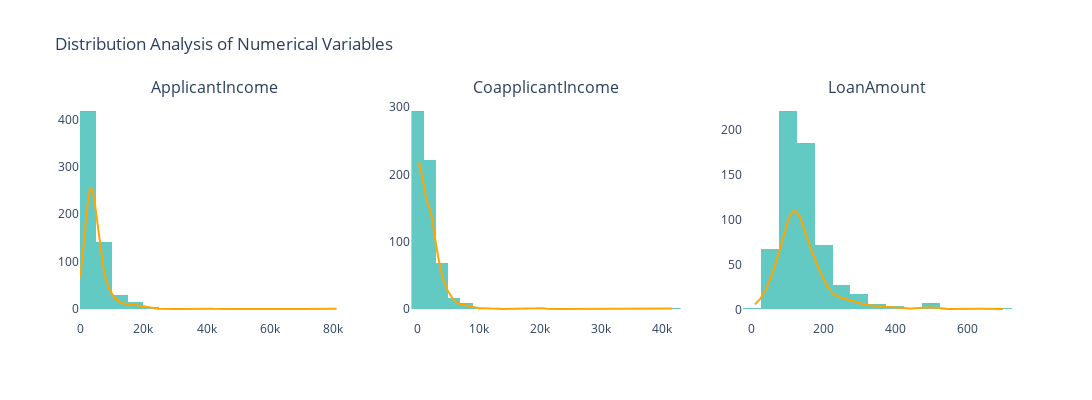

Write notebook code for a chart like this one.
### Markdown cell above
# Analysis of Numerical Features

For numerical features, we will examine their distribution using histograms and box plots. These charts help us identify skewness and the presence of outliers.

### Code cell
# لیست ویژگیهای عددی
numerical_features = ['ApplicantIncome', 'CoapplicantIncome', 'LoanAmount']

# ایجاد سابپلاتها (3 ستون، 1 سطر)
fig = make_subplots(
    rows=1, cols=3,
    subplot_titles=numerical_features
)

# اضافه کردن هر هیستوگرام به سابپلاتها
for i, col in enumerate(numerical_features):
    hist = go.Histogram(
        x=loan_dataset[col],
        nbinsx=30,
        marker=dict(color='lightseagreen'),
        opacity=0.75,
        name=col,
        histnorm=None
    )
    
    # افزودن منحنی KDE (چگالی)
    kde = go.Histogram(
        x=loan_dataset[col],
        nbinsx=30,
        histnorm='probability density',
        marker=dict(color='orange'),
        opacity=0.3,
        showlegend=False
    )

    fig.add_trace(hist, row=1, col=i+1)
    # در Plotly، نمودار چگالی واقعی بهتر با go.Scatter ساخته میشود:

# نسخه بهتر با چگالی واقعی (روش جایگزین)

fig = make_subplots(rows=1, cols=3, subplot_titles=numerical_features)

for i, col in enumerate(numerical_features):
    # هیستوگرام
    fig.add_trace(
        go.Histogram(
            x=loan_dataset[col],
            nbinsx=30,
            name=col,
            marker_color='lightseagreen',
            opacity=0.7
        ),
        row=1, col=i+1
    )
    
    # منحنی KDE
    kde = gaussian_kde(loan_dataset[col].dropna())
    x_range = np.linspace(loan_dataset[col].min(), loan_dataset[col].max(), 200)
    fig.add_trace(
        go.Scatter(
            x=x_range,
            y=kde(x_range) * len(loan_dataset[col]) * (loan_dataset[col].max() - loan_dataset[col].min()) / 30,
            mode='lines',
            name=f"{col} KDE",
            line=dict(color='orange')
        ),
        row=1, col=i+1
    )

fig.update_layout(
    title="Distribution Analysis of Numerical Variables ",
    height=400,
    width=1200,
    showlegend=False,
    plot_bgcolor='white'
)

fig.show()

### Figure 1 — Plotly figure (JSON) as saved in the notebook; plotly's stock layout.template omitted (floating-point values rounded to 4 significant figures; data arrays with more than 128 entries replaced by an {"elided": "..."} marker saying what was removed)
{"data": [{"marker": {"color": "lightseagreen"}, "name": "ApplicantIncome", "nbinsx": 30, "opacity": 0.7, "type": "histogram", "x": {"elided": "614 float values"}, "xaxis": "x", "yaxis": "y"}, {"line": {"color": "orange"}, "mode": "lines", "name": "ApplicantIncome KDE", "type": "scatter", "x": {"elided": "200 float values"}, "xaxis": "x", "y": {"elided": "200 float values"}, "yaxis": "y"}, {"marker": {"color": "lightseagreen"}, "name": "CoapplicantIncome", "nbinsx": 30, "opacity": 0.7, "type": "histogram", "x": {"elided": "614 float values"}, "xaxis": "x2", "yaxis": "y2"}, {"line": {"color": "orange"}, "mode": "lines", "name": "CoapplicantIncome KDE", "type": "scatter", "x": {"elided": "200 float values"}, "xaxis": "x2", "y": {"elided": "200 float values"}, "yaxis": "y2"}, {"marker": {"color": "lightseagreen"}, "name": "LoanAmount", "nbinsx": 30, "opacity": 0.7, "type": "histogram", "x": {"elided": "614 float values"}, "xaxis": "x3", "yaxis": "y3"}, {"line": {"color": "orange"}, "mode": "lines", "name": "LoanAmount KDE", "type": "scatter", "x": {"elided": "200 float values"}, "xaxis": "x3", "y": {"elided": "200 float values"}, "yaxis": "y3"}], "layout": {"annotations": [{"font": {"size": 16}, "showarrow": false, "text": "ApplicantIncome", "x": 0.1444, "xanchor": "center", "xref": "paper", "y": 1, "yanchor": "bottom", "yref": "paper"}, {"font": {"size": 16}, "showarrow": false, "text": "CoapplicantIncome", "x": 0.5, "xanchor": "center", "xref": "paper", "y": 1, "yanchor": "bottom", "yref": "paper"}, {"font": {"size": 16}, "showarrow": false, "text": "LoanAmount", "x": 0.8556, "xanchor": "center", "xref": "paper", "y": 1, "yanchor": "bottom", "yref": "paper"}], "height": 400, "plot_bgcolor": "white", "showlegend": false, "title": {"text": "Distribution Analysis of Numerical Variables "}, "width": 1200, "xaxis": {"anchor": "y", "domain": [0, 0.2889]}, "xaxis2": {"anchor": "y2", "domain": [0.3556, 0.6444]}, "xaxis3": {"anchor": "y3", "domain": [0.7111, 1]}, "yaxis": {"anchor": "x", "domain": [0, 1]}, "yaxis2": {"anchor": "x2", "domain": [0, 1]}, "yaxis3": {"anchor": "x3", "domain": [0, 1]}}}
